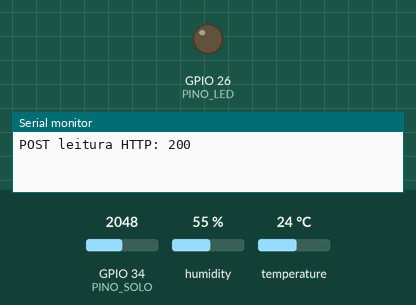
Recording of a sketch running on a simulated ESP32. Parts: output pins drawn as LEDs (lit = HIGH), the last lines printed to the serial monitor. Inputs (shaded band) come from the test bench; at power-on: GPIO 34 (PINO_SOLO) = 2048, humidity 55 %, temperature 24 °C. WiFi joins after 1.5 s; servers stay silent unless stated; uploads are accepted with an empty reply.

Above: at 2.7 s.
2.8 s: GPIO 34 (PINO_SOLO) set to 2639
6.0 s: GPIO 34 (PINO_SOLO) set to 2735
At 7.2 s:
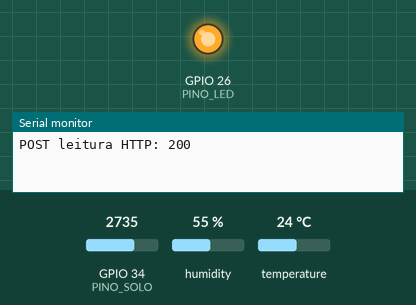
9.2 s: GPIO 34 (PINO_SOLO) set to 2047
At 12.6 s:
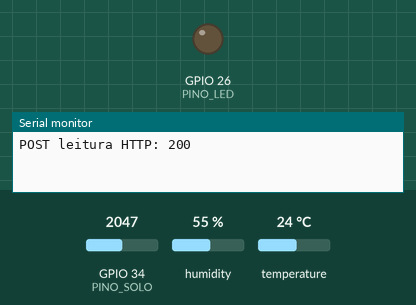
12.9 s: GPIO 34 (PINO_SOLO) set to 2866
At 14.5 s:
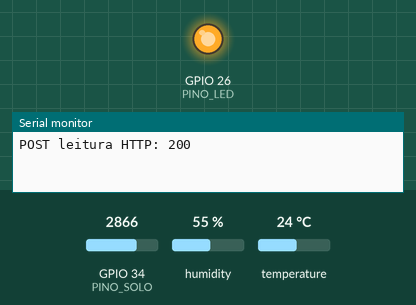
Timing chart, 0 to 16.0 s (numbered marks = the images above; inputs shaded):
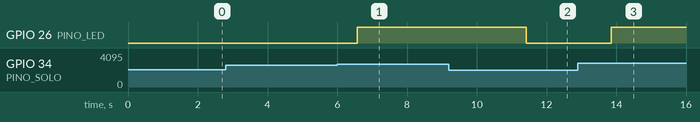

Measured:
- the behaviour switches between 2702 and 2703 on GPIO 34 (PINO_SOLO) (found by bisection; images 0 and 1)
- after the input at 6.0 s, GPIO 26 (PINO_LED): LOW → HIGH after 0.57 s
- after the input at 9.2 s, GPIO 26 (PINO_LED): HIGH → LOW after 2.2 s
- after the input at 12.9 s, GPIO 26 (PINO_LED): LOW → HIGH after 0.95 s

The sketch:

sketch.ino
```cpp
#include <DHTesp.h>
#include <WiFiClientSecure.h>
#include <WiFi.h>
#include <HTTPClient.h>
#include <ArduinoJson.h>

const char* WIFI_SSID = "Wokwi-GUEST";
const char* WIFI_SENHA = "";

const char* API_URL =
  "https://rkrqobakajlsioletyma.supabase.co/functions/v1/hyper-api";

// Substitua pela chave configurada no Supabase.
// Nunca publique essa chave no GitHub.
const char* DEVICE_API_KEY = "CONFIGURE_SUA_CHAVE_AQUI";

const int PINO_DHT = 15;
const int PINO_SOLO = 34;
const int PINO_LED = 26;

const int LIMITE_UMIDADE = 35;

DHTesp dht;

// Controle da irrigacao
String modoIrrigacao = "automatico";
bool comandoManual = false;

// Consultar o controle no Supabase
void consultarControle() {
  if (WiFi.status() != WL_CONNECTED) {
    Serial.println("Wi-Fi desconectado");
    return;
  }

  WiFiClientSecure cliente;
  cliente.setInsecure(); // Somente para simulacao


HTTPClient http;

http.setReuse(false);

if (!http.begin(cliente, API_URL)) {
  Serial.println("Erro ao iniciar conexao HTTPS");
  return;
}

http.setConnectTimeout(15000);
http.setTimeout(20000);

http.addHeader("x-device-key", DEVICE_API_KEY);
http.addHeader("Connection", "close");


  int resposta = http.GET();

  Serial.print("GET controle HTTP: ");
  Serial.println(resposta);

  if (resposta == 200) {
    String conteudo = http.getString();

    JsonDocument documento;
    DeserializationError erro =
      deserializeJson(documento, conteudo);

    if (!erro) {
      String novoModo =
        documento["modo"] | "automatico";

      if (novoModo == "automatico" ||
          novoModo == "manual") {
        modoIrrigacao = novoModo;
        comandoManual =
          documento["ligada"] | false;

        Serial.print("Modo: ");
        Serial.println(modoIrrigacao);

        Serial.print("Comando manual: ");
        Serial.println(
          comandoManual ? "LIGAR" : "DESLIGAR"
        );
      } else {
        Serial.println("Modo desconhecido");
      }
    } else {
      Serial.println("Erro ao interpretar controle");
    }
  } else {
    Serial.println("Falha ao consultar controle");
  }

  http.end();
}

// Enviar leitura dos sensores
void enviarLeitura(
  int solo,
  float temperatura,
  float umidadeAr,
  bool irrigacao
) {
  if (WiFi.status() != WL_CONNECTED) {
    Serial.println("Wi-Fi desconectado");
    return;
  }

  WiFiClientSecure cliente;
  cliente.setInsecure(); // Somente para simulacao

  HTTPClient http;
  http.begin(cliente, API_URL);
  http.setTimeout(15000);

  http.addHeader("Content-Type", "application/json");
  http.addHeader("x-device-key", DEVICE_API_KEY);

  String json = "{";
  json += "\"umidade_solo\":" + String(solo) + ",";
  json += "\"temperatura\":" + String(temperatura, 1) + ",";
  json += "\"umidade_ar\":" + String(umidadeAr, 1) + ",";
  json += "\"irrigacao_ligada\":";
  json += irrigacao ? "true" : "false";
  json += "}";

  Serial.println("Dados preparados: " + json);

  int resposta = http.POST(json);

  Serial.print("POST leitura HTTP: ");
  Serial.println(resposta);

  if (resposta > 0) {
    Serial.println(http.getString());
  } else {
    Serial.println("Erro ao enviar leitura");
  }

  http.end();
}

void setup() {
  Serial.begin(115200);

  pinMode(PINO_LED, OUTPUT);
  digitalWrite(PINO_LED, LOW);

  dht.setup(PINO_DHT, DHTesp::DHT22);

  WiFi.begin(WIFI_SSID, WIFI_SENHA, 6);

  Serial.print("Conectando ao Wi-Fi");

  while (WiFi.status() != WL_CONNECTED) {
    delay(500);
    Serial.print(".");
  }

  Serial.println();
  Serial.println("Wi-Fi conectado!");
  Serial.println("AgroSmart iniciado!");
}

void loop() {
  // Buscar o modo de irrigacao
  consultarControle();

  // Ler umidade do solo
  int leituraSolo = analogRead(PINO_SOLO);

  int umidadeSolo =
    map(leituraSolo, 0, 4095, 100, 0);

  umidadeSolo = constrain(umidadeSolo, 0, 100);

  // Ler DHT22
  TempAndHumidity ambiente =
    dht.getTempAndHumidity();

  // Decidir se a irrigacao deve ligar
  bool irrigacaoLigada;

  if (modoIrrigacao == "manual") {
    irrigacaoLigada = comandoManual;
  } else {
    irrigacaoLigada =
      (umidadeSolo < LIMITE_UMIDADE);
  }

  // Controlar o LED
  digitalWrite(
    PINO_LED,
    irrigacaoLigada ? HIGH : LOW
  );

  Serial.println("-----------------------");
  Serial.println("AGROSMART - MONITORAMENTO");

  Serial.print("Umidade do solo: ");
  Serial.print(umidadeSolo);
  Serial.println("%");

  Serial.print("Temperatura: ");
  Serial.print(ambiente.temperature);
  Serial.println(" C");

  Serial.print("Umidade do ar: ");
  Serial.print(ambiente.humidity);
  Serial.println("%");

  Serial.print("Modo: ");
  Serial.println(modoIrrigacao);

  Serial.print("IRRIGACAO: ");
  Serial.println(
    irrigacaoLigada ? "LIGADA" : "DESLIGADA"
  );

  // Enviar dados ao Supabase
  if (
    isfinite(ambiente.temperature) &&
    isfinite(ambiente.humidity)
  ) {
    enviarLeitura(
      umidadeSolo,
      ambiente.temperature,
      ambiente.humidity,
      irrigacaoLigada
    );
  } else {
    Serial.println("Erro na leitura do DHT22");
  }

  delay(2000);
}
```
